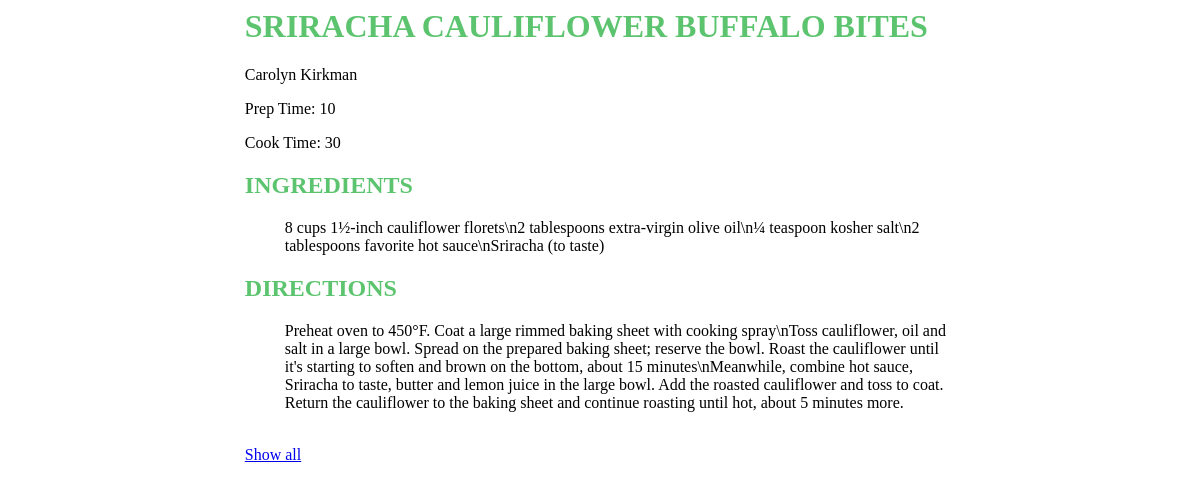
Page /app/2/ on the committed database.
### app/models.py (models this page shows)
class Recipe(models.Model):
    name = models.CharField(max_length=200)
    pub_date = models.DateTimeField('date published')
    author = models.CharField(max_length=200)
    prep_time = models.IntegerField()
    cook_time = models.IntegerField()
    ingredients = models.TextField()
    directions = models.TextField()

### app/views.py (the view)
# urls.py: path('<int:recipe_id>/', views.recipe, name='recipe'),
def recipe(request, recipe_id):
    recipe = models.Recipe.objects.get(id=recipe_id)
    ingredients_list = recipe.ingredients.split("\n")
    for i in range(len(ingredients_list)):
        ingredient = ingredients_list[i]
        ingredient = ingredient.replace("\n", "")
        ingredients_list[i] = ingredient
    directions_list = recipe.directions.split("\n")
    for i in range(len(directions_list)):
        direction = directions_list[i]
        direction = direction.replace("\n", "")
        directions_list[i] = direction
    context = (
        RequestContext(
            request,
            {
                'directions': directions_list,
                'ingredients': ingredients_list,
                'recipe': recipe,
            }
        ).flatten()
    )
    return TemplateResponse(request, 'app/recipe.html', context=context)

### app/templates/app/recipe.html
{% load static %}
<link rel="stylesheet" type="text/css" href="{% static 'app/style.css' %}">
<div class="container">
    <div class="recipe_div">
        <h1 class="recipe_name">{{ recipe.name.upper }}</h1>
        <p class="author_name">{{ recipe.author }}</p>
        <p>Prep Time: {{ recipe.prep_time }}</p>
        <p>Cook Time: {{ recipe.cook_time }}</p>
        <h2>INGREDIENTS</h2>
        <ul>
            {% for ingredient in ingredients %}
                <li>{{ ingredient }}</li>
            {% endfor %}
        </ul>
        <h2>DIRECTIONS</h2>
        <ul>
            {% for direction in directions %}
                <li>{{ direction }}</li>
            {% endfor %}
        </ul>
        <br>
        <a href="{% url 'recipes' %}">Show all</a>
    </div>
</div>

### app/static/app/style.css (style rules this page uses)
ul { list-style-type: none; }
h1 { color: #5cc46f; }
h2 { color: #5cc46f; }
.container { width: 60%; margin: 0 auto; }

### rows in the picture
Recipe: name "SRIRACHA CAULIFLOWER BUFFALO BITES", author "Carolyn Kirkman", prep_time "10", cook_time "30", ingredients "8 cups 1½-inch cauliflower florets\\n2 tablespoons extra-virgin olive oil\\n¼ teaspoon kosher salt\\n2 tablespoons favorite hot sauce\\nSriracha (to taste)", directions "Preheat oven to 450°F. Coat a large rimmed baking sheet with cooking spray\\nToss cauliflower, oil and salt in a large bowl. Spread on the prepared baking sheet; reserve the bowl. Roast the cauliflower until it's starting to soften and brown on the bottom, about 15 minutes\\nMeanwhile, combine hot sauce, Sriracha to taste, butter and lemon juice in the large bowl. Add the roasted cauliflower and toss to coat. Return the cauliflower to the baking sheet and continue roasting until hot, about 5 minutes more."
